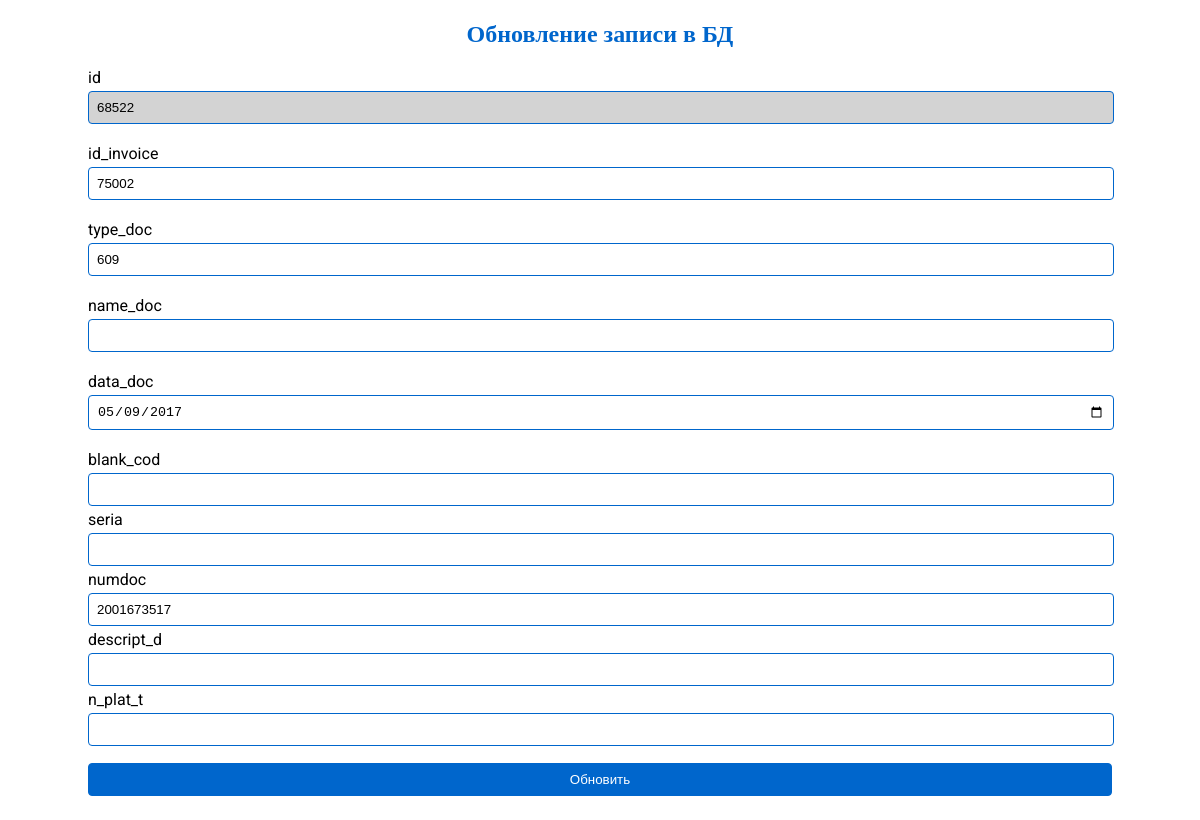
The app's page /inv_docs/update?id=68522 with its own data.
### tables this page shows
CREATE TABLE `inv_docs` (
  `id` int NOT NULL,
  `id_invoice` bigint NOT NULL,
  `type_doc` varchar(3) NOT NULL,
  `name_doc` varchar(50) NOT NULL,
  `data_doc` date NOT NULL,
  `blank_cod` varchar(6) NOT NULL,
  `seria` varchar(2) NOT NULL,
  `numdoc` varchar(128) NOT NULL,
  `descript_d` varchar(150) NOT NULL,
  `n_plat_t` varchar(10) NOT NULL
);

### src/inv_docs/update/index.php (the view, shortened to what this page needs)
<?php
include '../../_includes/head.php';
?>
<?php
include '../../_includes/connect.php';
$ID = $_GET['id'];
$SQL = "SELECT * FROM `inv_docs` WHERE id = ?;";
$stmt = $conn->prepare($SQL);
$stmt->bind_param("i", $ID);
$stmt->execute();
$result = $stmt->get_result();
if ($result->num_rows > 0) {
    $DATA = $result->fetch_assoc();
} else {
    echo "No records found.";
    exit();
}
?>
<div class="container">
    <form class="form" action="/inv_docs/update/update-script.php" method="POST">
        <h2>Обновление записи в БД</h2>
        <div class="form__div">
            <label class="form__label" for="id">id</label>
            <input class="form__input form__input--read-only" type="number" name="id" id="id" max="999999999" min="0"
                value="<?= $DATA['id'] ?>" readonly />
        </div>
        <div class="form__div">
            <label class="form__label" for="id_invoice">id_invoice</label>
            <input class="form__input" type="number" name="id_invoice" id="id_invoice" max="9999999999999999" min="0"
                value="<?= $DATA['id_invoice'] ?>" />
        </div>
        <div class="form__div">
            <label class="form__label" for="type_doc">type_doc</label>
            <input class="form__input" type="text" name="type_doc" id="type_doc" maxlength="3"
                value="<?= $DATA['type_doc'] ?>" />
        </div>
        <div class="form__div">
            <label class="form__label" for="name_doc">name_doc</label>
            <input class="form__input" type="text" name="name_doc" id="name_doc" maxlength="50"
                value="<?= $DATA['name_doc'] ?>" />
        </div>
        <div class="form__div">
            <label class="form__label" for="data_doc">data_doc</label>
            <input class="form__input" type="date" name="data_doc" id="data_doc" value="<?= $DATA['data_doc'] ?>" />
        </div>
        <div class="blank_cod">
            <label class="form__label" for="blank_cod">blank_cod</label>
            <input class="form__input" type="text" name="blank_cod" id="blank_cod" maxlength="6"
                value="<?= $DATA['blank_cod'] ?>" />
        </div>
        <div class="blank_cod">
            <label class="form__label" for="seria">seria</label>
            <input class="form__input" type="text" name="seria" id="seria" maxlength="2"
                value="<?= $DATA['seria'] ?>" />
        </div>
        <div class="blank_cod">
            <label class="form__label" for="numdoc">numdoc</label>
            <input class="form__input" type="text" name="numdoc" id="numdoc" maxlength="128"
                value="<?= $DATA['numdoc'] ?>" />
        </div>
        <div class="blank_cod">
            <label class="form__label" for="descript_d">descript_d</label>
            <input class="form__input" type="text" name="descript_d" id="descript_d" maxlength="150"
                value="<?= $DATA['descript_d'] ?>" />
        </div>
        <div class="blank_cod">
            <label class="form__label" for="n_plat_t">n_plat_t</label>
            <input class="form__input" type="text" name="n_plat_t" id="n_plat_t" maxlength="10"
                value="<?= $DATA['n_plat_t'] ?>" />
        </div>
        <button class="form__button" type="success">Обновить</button>
    </form>
</div>

### src/assets/main.css (style rules this page uses)
html { width: 100%; height: 100%; }
body { width: 100%; height: 100%; margin: 0; font-family: "Roboto"; }
h1, h2, h3, h4, h5, h6 { text-align: center; color: #06c; }
.container { max-width: 1024px; margin: 0 auto; padding: 0 5%; }
.form { margin: 1em 0; }
.form__div { width: 100%; margin: 1em 0; }
.form__label { width: 100%; }
.form__input { width: calc(100% - 8px * 2); padding: 8px; border: 1px solid #06c; border-radius: 4px; margin: 4px 0; }
.form__input--read-only { background-color: lightgray; }
.form__button { width: 100%; border: 1px solid #06c; background-color: #06c; color: white; margin: 1em 0; padding: 8px; border-radius: 4px; }

### records on screen
inv_docs: id "68522", id_invoice "75002", type_doc "609", data_doc "05/09/2017", numdoc "2001673517"
